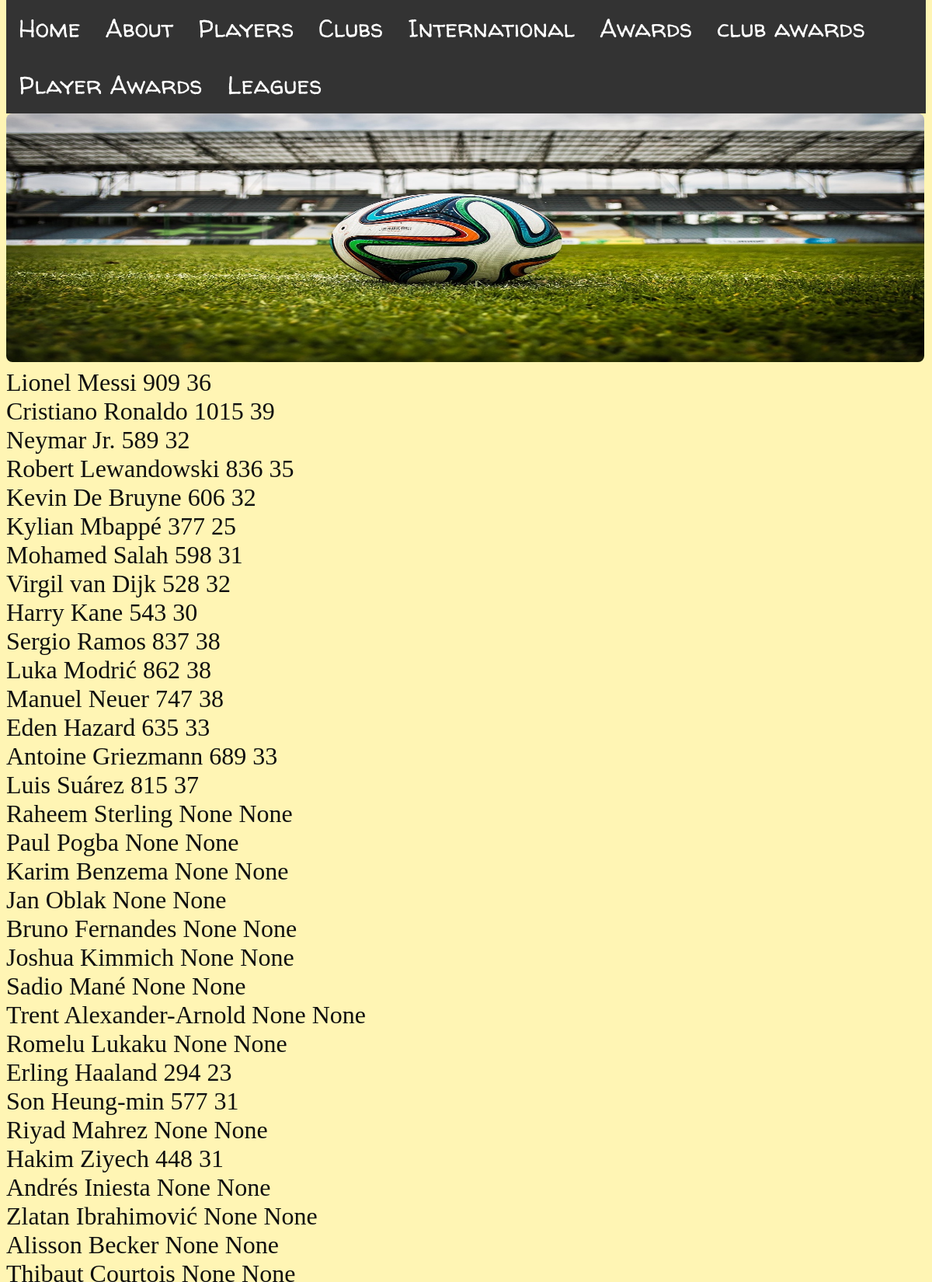
The page / (upper part) on the database its author committed.
### tables this page shows
CREATE TABLE Player (player_id INTEGER PRIMARY KEY, player TEXT NOT NULL, club_id INTEGER REFERENCES Club (club_id), total_apperances INTEGER, age INTEGER, club_count INTEGER, international_id INTEGER REFERENCES International (international_id));

### program.py (the view)
@app.route('/')
def homepage():
    return render_template("index.html", results=sqlsetup("SELECT * FROM Player;"))

### program.py (called while the page is built)
def sqlsetup(sql):
    db = sqlite3.connect(DATABASE)
    cursor = db.cursor()
    cursor.execute(sql)
    results = cursor.fetchall()
    return results

### templates/index.html
{% extends 'layout.html' %}
{% block content %}
{% for player in results %}
    {{ player[1] }} {{ player[3] }} {{ player[4] }}
    <br>
{% endfor %}
{% endblock %}

### static/style.css (style rules this page uses)
body { color:#0f0f0f; font-family: 'Oxygen-regular'; font-size: 2rem; background-color: rgb(255, 245, 180); }
body, h1, h2, h3, h4, p, figure, blockquote, dl, img, dd { margin-left: 10; margin-right: 10; margin-top: 0; margin-bottom: 10; }

### rows shown on the page
Player: player "Lionel Messi", total_apperances "909", age "36"
Player: player "Cristiano Ronaldo", total_apperances "1015", age "39"
Player: player "Neymar Jr.", total_apperances "589", age "32"
Player: player "Robert Lewandowski", total_apperances "836", age "35"
Player: player "Kevin De Bruyne", total_apperances "606", age "32"
Player: player "Kylian Mbappé", total_apperances "377", age "25"
Player: player "Mohamed Salah", total_apperances "598", age "31"
Player: player "Virgil van Dijk", total_apperances "528", age "32"
Player: player "Harry Kane", total_apperances "543", age "30"
Player: player "Sergio Ramos", total_apperances "837", age "38"
Player: player "Luka Modrić", total_apperances "862", age "38"
Player: player "Manuel Neuer", total_apperances "747", age "38"
Player: player "Eden Hazard", total_apperances "635", age "33"
Player: player "Antoine Griezmann", total_apperances "689", age "33"
Player: player "Luis Suárez", total_apperances "815", age "37"
Player: player "Raheem Sterling", player "None"
Player: player "Paul Pogba", player "None"
Player: player "Karim Benzema", player "None"
Player: player "Jan Oblak", player "None"
Player: player "Bruno Fernandes", player "None"
Player: player "Joshua Kimmich", player "None"
Player: player "Sadio Mané", player "None"
Player: player "Trent Alexander-Arnold", player "None"
Player: player "Romelu Lukaku", player "None"
Player: player "Erling Haaland", total_apperances "294", age "23"
Player: player "Son Heung-min", total_apperances "577", age "31"
Player: player "Riyad Mahrez", player "None"
Player: player "Hakim Ziyech", total_apperances "448", age "31"
Player: player "Andrés Iniesta", player "None"
Player: player "Zlatan Ibrahimović", player "None"
Player: player "Alisson Becker", player "None"
